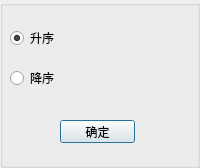
<?xml version="1.0" encoding="UTF-8"?>
<ui version="4.0">
 <class>Dialog_setsort</class>
 <widget class="QDialog" name="Dialog_setsort">
  <property name="geometry">
   <rect>
    <x>0</x>
    <y>0</y>
    <width>200</width>
    <height>168</height>
   </rect>
  </property>
  <property name="windowTitle">
   <string>Dialog</string>
  </property>
  <widget class="QGroupBox" name="groupBox">
   <property name="geometry">
    <rect>
     <x>0</x>
     <y>0</y>
     <width>200</width>
     <height>168</height>
    </rect>
   </property>
   <property name="autoFillBackground">
    <bool>false</bool>
   </property>
   <property name="title">
    <string/>
   </property>
   <widget class="QRadioButton" name="radioButton">
    <property name="geometry">
     <rect>
      <x>10</x>
      <y>30</y>
      <width>89</width>
      <height>16</height>
     </rect>
    </property>
    <property name="text">
     <string>升序</string>
    </property>
    <property name="checked">
     <bool>true</bool>
    </property>
   </widget>
   <widget class="QRadioButton" name="radioButton_2">
    <property name="geometry">
     <rect>
      <x>10</x>
      <y>70</y>
      <width>89</width>
      <height>16</height>
     </rect>
    </property>
    <property name="text">
     <string>降序</string>
    </property>
   </widget>
   <widget class="QPushButton" name="pushButton">
    <property name="geometry">
     <rect>
      <x>60</x>
      <y>120</y>
      <width>75</width>
      <height>23</height>
     </rect>
    </property>
    <property name="text">
     <string>确定</string>
    </property>
   </widget>
  </widget>
 </widget>
 <resources/>
 <connections/>
</ui>
